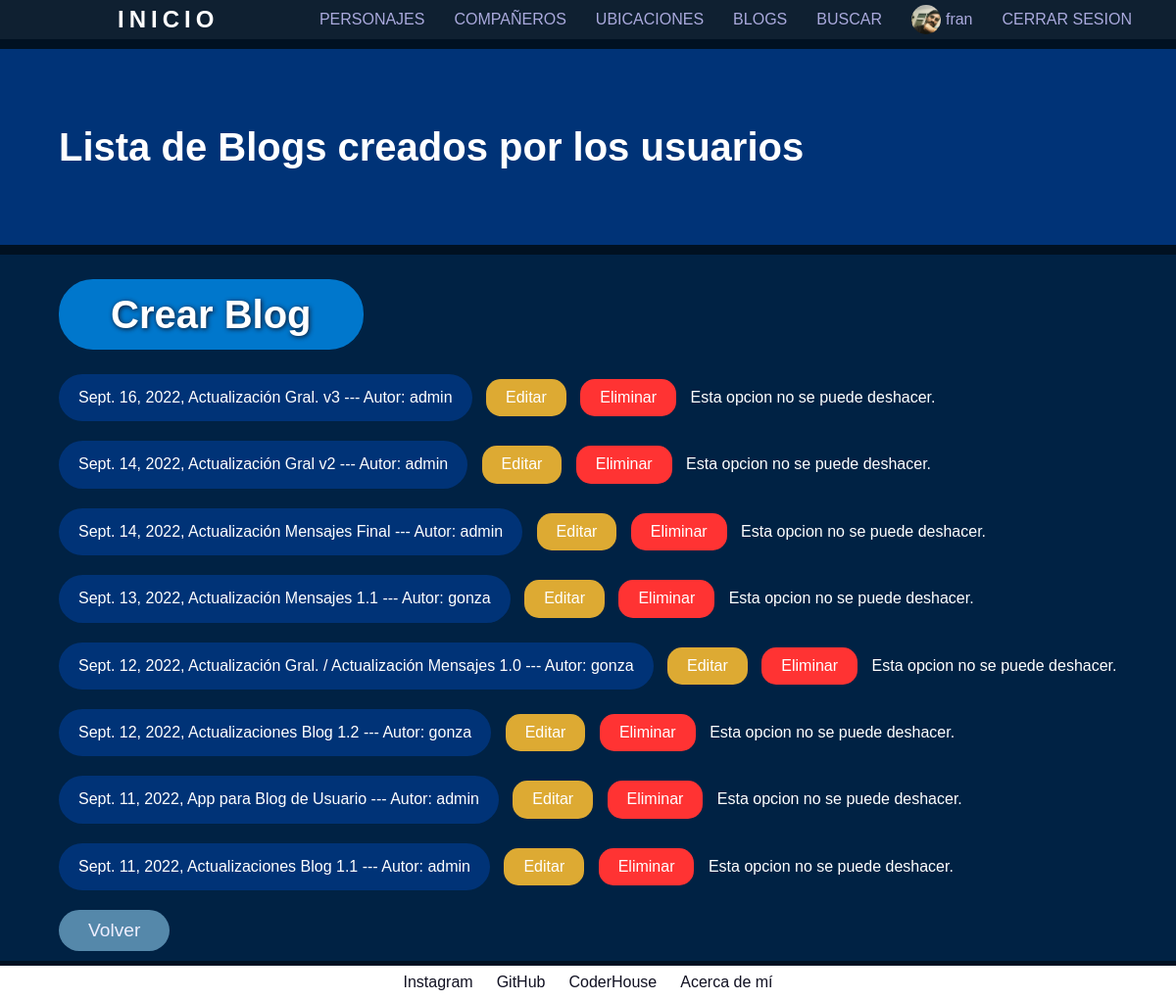
Screenshot of /AppPersonajes/listablog/ (signed in) with the database file from the repository.
### AppPersonajes/models.py (models this page shows, shortened)
class UserBlog(models.Model):
    username=models.CharField(max_length=50)
    titulo=models.CharField(max_length=50)
    subtitulo=models.CharField(max_length=100)
    fechapub=models.DateField(default=datetime.now)
    imagen=models.ImageField(upload_to='blogs', null=True, blank=True)
    texto=RichTextField(max_length=2000)

### AppPersonajes/views.py (the view)
# urls.py: path("listablog/", listaBlog, name="listablog"),
def listaBlog(request):
    listablog=UserBlog.objects.all()
    return render(request, "App/listablog.html", {"listablog":listablog, "imagen":obtenerAvatar(request)})

### AppPersonajes/views.py (called while the page is built)
@login_required
def obtenerAvatar(request):
    lista=Avatar.objects.filter(user=request.user)
    if len(lista)!=0:
        imagen=lista[0].imagen.url
    else:
        imagen=""
    return imagen

### AppPersonajes/templates/App/listablog.html (shortened to what this page needs)
{% extends "App/padre.html" %}
{% load static %}
{% block titulo_de_pagina %}
    <h1 class="titulotemplates">Lista de Blogs creados por los usuarios</h1>
{% endblock %}
{% block contenido_variable %}
    <div class="contenedor-liblogs">
        <a class="btn-crearblog" href="{% url 'crearblog' %}">Crear Blog</a>
        <div class="liblogs">
            {% for blog in listablog reversed %}
                <div class="blogs">
                    <a href="{% url 'blog' blog.id %}">{{ blog.fechapub }}, {{ blog.titulo }} --- Autor: {{ blog.username }}</a>
                    {% if request.user.is_superuser %}
                        <a class="editarblog" href="{% url 'editarblog' blog.id %}">Editar</a>
                        <a class="borrarblog" href="{% url 'borrarblog' blog.id %}">Eliminar</a> Esta opcion no se puede deshacer.
                    {% endif %}
                </div>
            {% endfor %}
        </div>
        <a class="btn_volver" href="{% url 'inicio' %}">Volver</a>
    </div>
{% endblock %}

### AppPersonajes/templates/App/padre.html (shortened to what this page needs)
<!DOCTYPE html>
<html lang="en">
    <head>
        {% load static %}
        <link href= "{% static '\App\css\style.css' %}" rel="stylesheet" />
        <link href="{% static '\App\css\normalize.css' %}" rel="stylesheet">
    </head>
    <body>
        <header>
            <a class="btn_inicio" href="{% url 'inicio' %}">INICIO</a>
            <nav class="barra_nav">
                <ul>
                    <li><a class="btn_ref" href="{% url 'personajes' %}">PERSONAJES</a></li>
                    <li><a class="btn_ref" href="{% url 'compañeros' %}">COMPAÑEROS</a></li>
                    <li><a class="btn_ref" href="{% url 'ubicaciones' %}">UBICACIONES</a></li>
                    <li><a class="btn_ref" href="{% url 'listablog' %}">BLOGS</a></li>
                    <li><a class="btn_ref" href="{% url 'busqueda' %}">BUSCAR</a></li>
                    {% if not request.user.is_authenticated %}
                        <li><a class="btn_ref register" href="{% url 'registrate' %}">REGISTRATE</a></li>
                        <li><a class="btn_ref login" href="{% url 'login' %}">INICIAR SESION</a></li>
                    {% else %}
                        <li><a class="btn_ref" href="{% url 'perfil' %}">
                            {% if imagen %}
                                <img class="img-nav" src="{{ imagen }}" alt="img-perfil" title="Foto perfil de {{ user.username }}">
                            {% endif %}{{ user.username }}
                        </a></li>
                        <li><a class="btn_ref logout" href="{% url 'logout' %}">CERRAR SESION</a></li>
                    {% endif %}
                </ul>
            </nav>
        </header>
            {% block titulo_de_pagina %} {%endblock %}
            {% block contenido_variable %} {% endblock %}
        <footer class="mis_datos">
            <a class="btn_links" target="_blank" href="https://www.instagram.com/gonnzad/">Instagram</a>
            <a class="btn_links" target="_blank" href="https://github.com/GonzaLandini">GitHub</a>
            <a class="btn_links" target="_blank" href="https://plataforma.coderhouse.com/perfil/627a75c68d262f0018d3725f">CoderHouse</a>
            <a class="btn_links" href="{% url 'aboutme' %}">Acerca de mí</a>
        </footer>
    </body>
</html>

### AppPersonajes/static/App/css/style.css (style rules this page uses)
* { color: #fff; text-decoration: none; }
body { background-color: #012; display: flex; flex-direction: column; font-family: sans-serif; }
header { background-color: #123e; display: flex; height: 40px; justify-content: space-between; left: 0; position: fixed; text-align: center; top: 0; width: 100%; z-index: 15; }
.titulotemplates { align-items: center; background-color: #037; color:#fff; display: flex; font-size: 2.5em; height: 200px; margin: 50px 0 10px 0; min-width: max-content; padding: 0 5%; width: 100%; }
.btn_inicio { font-size: 1.5em; font-weight: bold; letter-spacing: 5px; margin: auto; margin-left: 10%; transition: .3s; }
.barra_nav { margin: auto; margin-right: 2.5%; }
.barra_nav ul { display: flex; list-style: none; }
.barra_nav li { margin: auto; }
.img-nav { border-radius: 100%; height: 30px; margin-right: 5px; object-fit:cover; width: 30px; }
.btn_ref { align-items: center; display: flex; color: #aad; margin: 0 15px; min-width: max-content; transition: .3s; }
.mis_datos { background-color: #fff; bottom: 0px; color: #112; display: flex; height: 35px; justify-content: center; position: fixed; width: 100%; z-index: 5; }
.btn_links { color: #112; margin: auto 1%; }
.btn_volver { background-color: #58a; border-radius: 35px; color: #eef; display: flex; font-size: 1.2em; margin: 20px auto; padding: 10px 40px; transition: .3s; width: max-content; }
.contenedor-liblogs { background-color: #024; margin-bottom: 40px; padding: 10px 5%; width: 100%; }
.contenedor-liblogs .btn-crearblog { background-color: #07c; border: solid #07c; border-radius: 35px; cursor: pointer; display: block; font-size: 2.5em; font-weight: bold; margin: 15px 0; padding: 10px 50px; text-align: center; text-shadow: 1px 1px 5px #112f; transition: .3s; width: max-content; }
.liblogs { display: flex; flex-direction: column; list-style: none; }
.blogs .editarblog { background-color: #da3; border: none; border-radius: 15px; color: #fff; cursor: pointer; font-size: 1em; margin: 0 0 0 10px; padding: 10px 20px; }
.blogs .borrarblog { background-color: #f33; border: none; border-radius: 15px; cursor: pointer; margin: 0 10px 0 10px; padding: 10px 20px; }
.liblogs a { background-color: #037; border-radius: 35px; display: inline-block; margin: 10px 0; padding: 15px 20px; transition: .2s; }
.contenedor-liblogs .btn_volver { margin: 10px 0 0; padding: 10px 30px; width: max-content; }

### rows the page displays
UserBlog: fechapub "Sept. 16, 2022", titulo "Actualización Gral. v3", username "admin"
UserBlog: fechapub "Sept. 14, 2022", titulo "Actualización Gral v2", username "admin"
UserBlog: fechapub "Sept. 14, 2022", titulo "Actualización Mensajes Final", username "admin"
UserBlog: fechapub "Sept. 13, 2022", titulo "Actualización Mensajes 1.1", username "gonza"
UserBlog: fechapub "Sept. 12, 2022", titulo "Actualización Gral. / Actualización Mensajes 1.0", username "gonza"
UserBlog: fechapub "Sept. 12, 2022", titulo "Actualizaciones Blog 1.2", username "gonza"
UserBlog: fechapub "Sept. 11, 2022", titulo "App para Blog de Usuario", username "admin"
UserBlog: fechapub "Sept. 11, 2022", titulo "Actualizaciones Blog 1.1", username "admin"

### other values shown
{{ user.username }} "fran"
